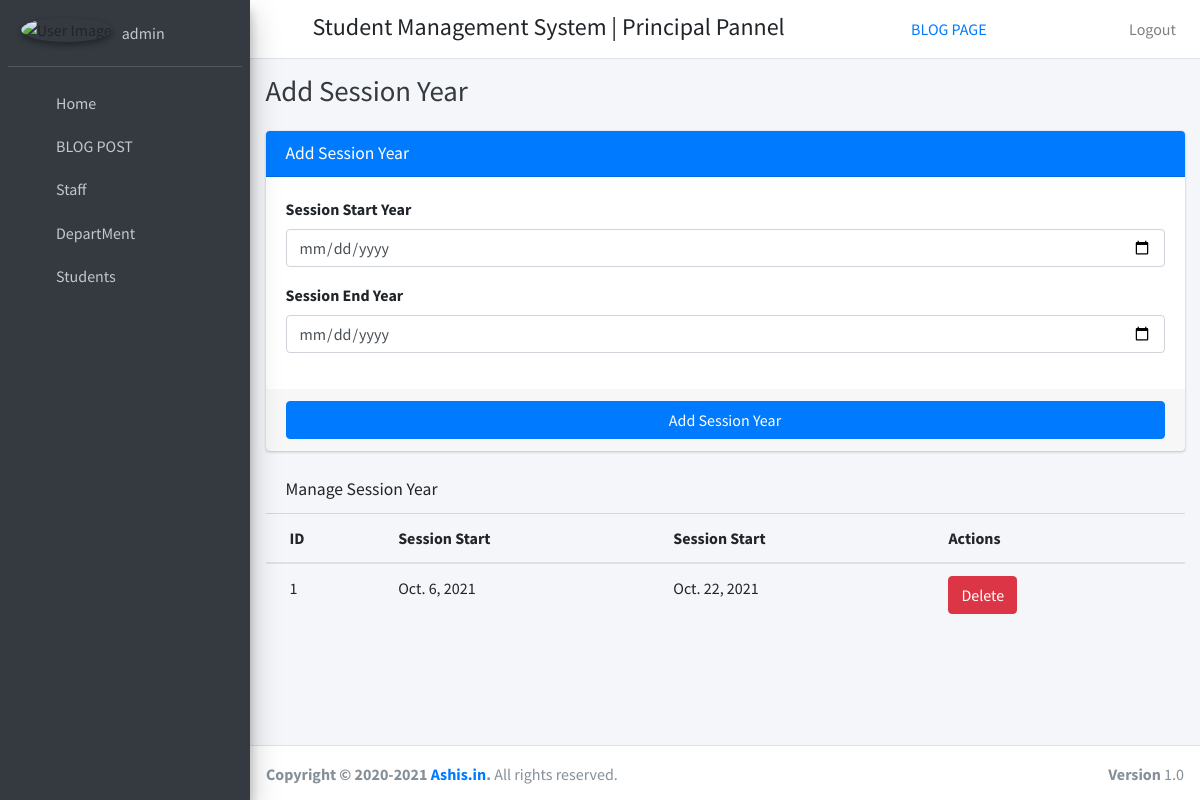
Page /backend/manage_session (signed in) on the committed database.
### user/models.py (models this page shows, shortened)
class User(AbstractBaseUser, PermissionsMixin):
    username = models.CharField(max_length=255, unique=True, db_index=True)
    first_name = models.CharField(max_length=255, default="")
    last_name = models.CharField(max_length=255, default="")
    email = models.EmailField(max_length=255, unique=True, db_index=True)
    is_verified = models.BooleanField(default=False)
    is_active = models.BooleanField(default=True)
    is_staff = models.BooleanField(default=False)
    user_type_data=((0,"Principal"),(1,"HOD"),(2,"Staff"),(3,"Student"))
    user_type=models.IntegerField(default=0,choices=user_type_data)
    USERNAME_FIELD = 'email'
    REQUIRED_FIELDS = ['username']
    objects = UserManager()
    @property
    def profilePic(self):
        print(self.user_type,self.hod.profile_pic)
        if self.user_type==0 and self.principal.profile_pic:
            return settings.MEDIA_URL+ str(self.principal.profile_pic)
        if self.user_type==1 and self.hod.profile_pic:
            return settings.MEDIA_URL+ str(self.hod.profile_pic)
        elif self.user_type==2 and self.staff.profile_pic:
            return settings.MEDIA_URL+ str(self.staff.profile_pic)
        elif self.user_type==3 and self.student.profile_pic:
            return settings.MEDIA_URL+str( self.student.profile_pic)
        else:
            return "https://userpic.codeforces.org/no-avatar.jpg"

### student_management_app/models.py (models this page shows)
class SessionYearModel(models.Model):
    id=models.AutoField(primary_key=True)
    session_start_year=models.DateField()
    session_end_year=models.DateField()
    objects=models.Manager()

### student_management_app/PrincipalView.py (the view)
# urls.py: path('manage_session', manage_session,name="manage_session"),
def manage_session(request):
    check_valid_user_access_the_page(request)
    sessions = SessionYearModel.objects.all()
    context = {}
    pagination_req,sessions = Pagination_handle(request,sessions)
    context['pagination_req'] = pagination_req
    context['sessions'] = sessions
    return render(request,"hod_template/manage_session_template.html",context)

### student_management_app/PrincipalView.py (called while the page is built)
def check_valid_user_access_the_page(request):
    user_type = request.session.get('user_type',-1)
    if user_type != 0:
        raise Http404('method not allowed')

def Pagination_handle(request,obj):
    pagination_req = len(obj) > ITEM_PER_PAGE
    page = request.GET.get('page', 1)
    obj_paginator = Paginator(obj, ITEM_PER_PAGE)
    try:
        obj = obj_paginator.page(page)
    except PageNotAnInteger:
        obj = obj_paginator.page(ITEM_PER_PAGE)
    except EmptyPage:
        obj = obj_paginator.page(obj_paginator.num_pages)
    return pagination_req,obj

### student_management_app/templates/hod_template/manage_session_template.html (shortened to what this page needs)
{% extends 'base_template.html' %}
{% block page_title %}
Add Session Year
{% endblock page_title %}
{% block main_content %}
    <section class="content">
      <div class="container-fluid">
          <div class="row">
              <div class="col-md-12">
            <div class="card card-primary">
              <div class="card-header">
                <h3 class="card-title">Add Session Year</h3>
              </div>
              <form role="form" action="{% url 'add_session_save' %}" method="post">
                <div class="card-body">
                  <div class="form-group">
                    <label>Session Start Year </label>
                    <input type="date" class="form-control" name="session_start" placeholder="Enter Session Start Year">
                  </div>
                 <div class="form-group">
                    <label>Session End Year </label>
                    <input type="date" class="form-control" name="session_end" placeholder="Enter Session End Year">
                  </div>
                </div>
                <div class="card-footer">
                  <button type="submit" class="btn btn-primary btn-block">Add Session Year</button>
                </div>
              </form>
            </div>
            <div class="card-header">
                <h3 class="card-title">Manage Session Year</h3>
              </div>
            <div class="card-body table-responsive p-0">
                <table class="table table-hover text-nowrap">
                  <thead>
                    <tr>
                      <th>ID</th>
                      <th>Session Start</th>
                      <th>Session Start</th>
                      <th>Actions</th>
                    </tr>
                  </thead>
                  <tbody>
                  {% for session in sessions %}
                    <tr>
                      <td>{{ session.id }}</td>
                      <td>{{ session.session_start_year }}</td>
                      <td>{{ session.session_end_year }}</td>
                      <td>
                        <a href="{% url 'delete' 'session' session.id %}" class="btn btn-danger">Delete</a>
                      </td>
                    </tr>
                  {% endfor %}
                  </tbody>
                </table>
            </div>
          </div>
          </div>
      </div>
    </section>
{% endblock main_content %}

### student_management_app/templates/sidebar.html (shortened to what this page needs)
{% load static %}
<aside class="main-sidebar sidebar-dark-primary elevation-4">
    <div class="sidebar">
      <div class="user-panel mt-3 pb-3 mb-3 d-flex">
        <div class="image">
           {% if user.user_type == 0 %}
              <img src="{{user.profilePic}}" class="img-circle elevation-2" alt="User Image">
           {% elif user.user_type == 1 %}
                  <img src="{{user.profilePic}}" class="img-circle elevation-2" alt="User Image">
              {{user.profilePic}}
            {% elif user.user_type == 2 %}
                  <img src="{{user.profilePic}}" class="img-circle elevation-2" alt="User Image">
            {% else %}
                <img src="{{user.profilePic}}" class="img-circle elevation-2" alt="User Image">
            {% endif %}
        </div>
        <div class="info">
          {% if user.user_type == 0 %}
            <a href="#" class="d-block">{{ user.username }}</a>
          {% elif user.user_type == 1 %}
            <a href="{% url 'staff_profile' %}" class="d-block">{{ user.username }}</a>
          {% elif user.user_type == 2 %}
            <a href="{% url 'staff_profile'  %}" class="d-block">{{ user.username }}</a>
          {% else %}
            <a href="{% url 'student_profile' %}" class="d-block">{{ user.username }}</a>
          {% endif %}
        </div>
      </div>
      <nav class="mt-2">
        <ul class="nav nav-pills nav-sidebar flex-column" data-widget="treeview" role="menu" data-accordion="false">
          <li class="nav-item">
            {% if user.user_type == 0 %}
              {% url 'principal_home' as principal_home %}
              <a href="{{ principal_home }}" class="nav-link {% if request.path == principal_home %} active {% endif %}">
            {% elif user.user_type == 1 %}
              {% url 'hod_home' as hod_home %}
              <a href="{{ hod_home }}" class="nav-link {% if request.path == hod_home %} active {% endif %}">
            {% elif user.user_type == 2 %}
              {% url 'staff_home' as staff_home %}
              <a href="{{ staff_home }}" class="nav-link {% if request.path == staff_home %} active {% endif %}">
            {% else %}
              {% url 'student_home' as student_home %}
              <a href="{{ student_home }}" class="nav-link {% if request.path == student_home %} active {% endif %}">
            {% endif %}
              <i class="nav-icon fas fa-th"></i>
              <p>
                Home
              </p>
            </a>
          </li>
          <li class="nav-item has-treeview" id='post-url'>
            <a href="#" class="nav-link">
              <i class="nav-icon fas fa-copy"></i>
              <p>
                BLOG POST
                <i class="fas fa-angle-left right"></i>
              </p>
            </a>
                 {% url 'add_post' as add_post %}
                 {% url 'manage_post' as manage_post %}
                  {% url 'edit_post'  as edit_post %}
          </li>
          {% if user.user_type == 0 %}
          <li class="nav-item has-treeview">
            <a href="#" class="nav-link">
              <i class="nav-icon fas fa-copy"></i>
              <p>
                Staff
                <i class="fas fa-angle-left right"></i>
              </p>
            </a>
                  {% url 'manage_staff' as manage_staff %}
                  {% url 'edit_staff' staff_id=id as edit_staff %}
               {% url 'staff_feedback_message' as staff_feedback_message %}
                 {% url 'staff_leave_view' as staff_leave_view %}
          </li>
          <li class="nav-item has-treeview">
              <a href="#" class="nav-link">
                <i class="nav-icon fas fa-copy"></i>
                <p>
                  DepartMent
                  <i class="fas fa-angle-left right"></i>
                </p>
              </a>
                  {% url 'add_department' as add_department %}
                  {% url 'manage_department' as manage_department %}
                    {% url 'edit_department' department_id=id as edit_department %}
              {% url 'manage_session' as manage_session %}
          </li>
          {% endif %}
        {% if user.user_type == 1 or user.user_type == 0 %}
          <li class="nav-item has-treeview">
            <a href="#" class="nav-link">
              <i class="nav-icon fas fa-copy"></i>
              <p>
                Students
                <i class="fas fa-angle-left right"></i>
              </p>
            </a>
                  {% url 'manage_student' as manage_student %}
                  {% url 'edit_student' student_id=id as edit_student %}
        </li>
        {% endif %}
        </ul>
      </nav>
    </div>
  </aside>

### rows in the picture
User: username "admin"
SessionYearModel: id "1", session_start_year "Oct. 6, 2021", session_end_year "Oct. 22, 2021"
